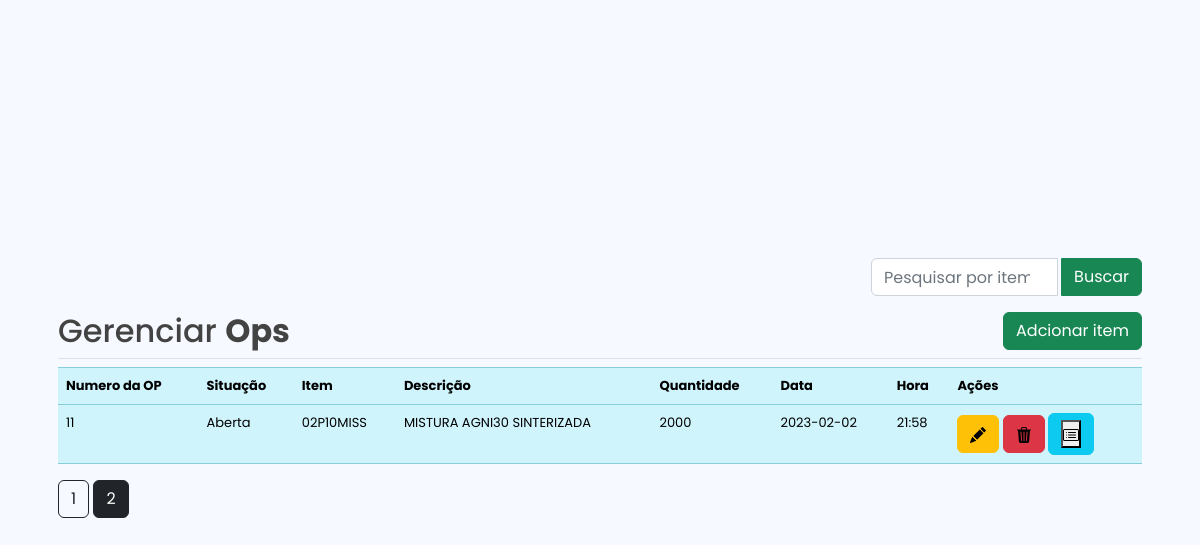
The app's page /ordens_producao?page=2 with its own data.
### models/models.py (models this page shows, shortened)
class Ops(db.Model):
    __tablename__='ops'
    id = db.Column(db.Integer, primary_key=True)
    numero_op = db.Column(db.Integer)
    situação = db.Column(db.String)
    item = db.Column(db.String)
    descrição = db.Column(db.String)
    quantidade = db.Column(db.Integer)
    data_abertura = db.Column(db.String)
    hora_abertura = db.Column(db.String)
    movimento_est = db.relationship('Movimentos_estoque', backref='Movimentos_estoque', lazy=True)

### main.py (the view)
@app.route('/ordens_producao', methods = ['GET','POST'])
def ordens_producao():
    page = request.args.get('page', 1, type=int)
    dados = Ops.query.paginate(page=page,per_page=10)
    return render_template('ordens_producao.html', itens = dados)

### templates/ordens_producao.html (shortened to what this page needs)
{% extends 'base.html' %}
{% block body %}
<div class="container">
    <div class="row">
        <div class="col md-12">
            <div class="p-3">
                <div class="input-group mb-3 d-flex justify-content-end">
                    <form method="POST" action="{{url_for('busca')}}" class="input-group w-25">
                    <input type="search" class="form-control  w-25" placeholder="Pesquisar por item" name="search" aria-label="Pesquisar por item" aria-describedby="basic-addon2" autocomplete="off">
                    <div class="input-group-append">
                      <button class="btn btn-success ms-1" type="submit">Buscar</button>
                    </div>
                </form>
                </div>
                <h2>Gerenciar <strong>Ops</strong>
                    <button type="button" class="btn btn-success float-end" data-bs-toggle="modal"
                    data-bs-target="#add_op_Modal">Adcionar
                        item</button>
                </h2>
                <div class="border-top my-2"></div>
                <table class="table table-hover table-info">
                    <tr>
                        <th>Numero da OP</th>
                        <th>Situação</th>
                        <th>Item</th>
                        <th>Descrição</th>
                        <th>Quantidade</th>
                        <th>Data</th>
                        <th>Hora</th>
                        <th>Ações</th>
                    </tr>
                    {% for row in itens.items %}
                    <tr>
                        <td>{{row.id}}</td>
                        <td>{{row.situação}}</td>
                        <td>{{row.item}}</td>
                        <td>{{row.descrição}}</td>
                        <td>{{row.quantidade}}</td>
                        <td>{{row.data_abertura}}</td>
                        <td>{{row.hora_abertura}}</td>
                        <td>
                            <a href="update_op/{{row.id}}" class="editItem btn btn-warning btn-xs" data-bs-toggle="modal"
                                data-bs-target="#edit_op_modal{{row.id}}"><img
                                    src="{{url_for('static', filename='images/pencil-fill.svg')}}" alt=""></a>
                            <a href="delete_op/{{row.id}}" class="btn btn-danger btn-xs"
                                onclick="return confirm('Tem certeza que quer deletar este item ?')"><img
                                    src="{{url_for('static', filename='images/trash3-fill.svg')}}" alt=""></a>
                            <form action="{{ url_for('estrutura_op') }}" method="post"  class="btn btn-info btn-xs" >
                                <button type="submit"><img
                                src="{{url_for('static', filename='images/card-list.svg')}}" alt=""></button>
                            </form>
                        </td>
                    </tr>
                    {% endfor %}
                </table>
                {% for page_num in itens.iter_pages(left_edge=1, right_edge=1,
                    left_current=1, right_current=2) %} {% if page_num %} {% if itens.page ==
                    page_num %}
                    <a
                      class="btn btn-dark mb-4"
                      href="{{ url_for('ordens_producao', page=page_num) }}"
                      >{{ page_num }}</a
                    >
                    {% else %}
                    <a
                      class="btn btn-outline-dark mb-4"
                      href="{{ url_for('ordens_producao', page=page_num) }}"
                      >{{ page_num }}</a
                    >
                    {% endif %} {% else %} ... {% endif %} {% endfor %}
            </div>
        </div>
    </div>
</div>
{% endblock %}

### static/style.css (style rules this page uses)
* { margin: 0; padding: 0; box-sizing: border-box; font-family: "Poppins", sans-serif; }
body { background: #F6F9FF; height: 100vh; width: 100%; display: flex; justify-content: center; align-items: center; color: #434343; font-size: 16px; }
table { white-space: nowrap; font-size: 13px; }

### records on screen
Ops: id "11", situação "Aberta", item "02P10MISS", descrição "MISTURA AGNI30 SINTERIZADA", quantidade "2000", data_abertura "2023-02-02", hora_abertura "21:58"

### other values on screen
{{ page_num }} "1"
{{ page_num }} "2"
